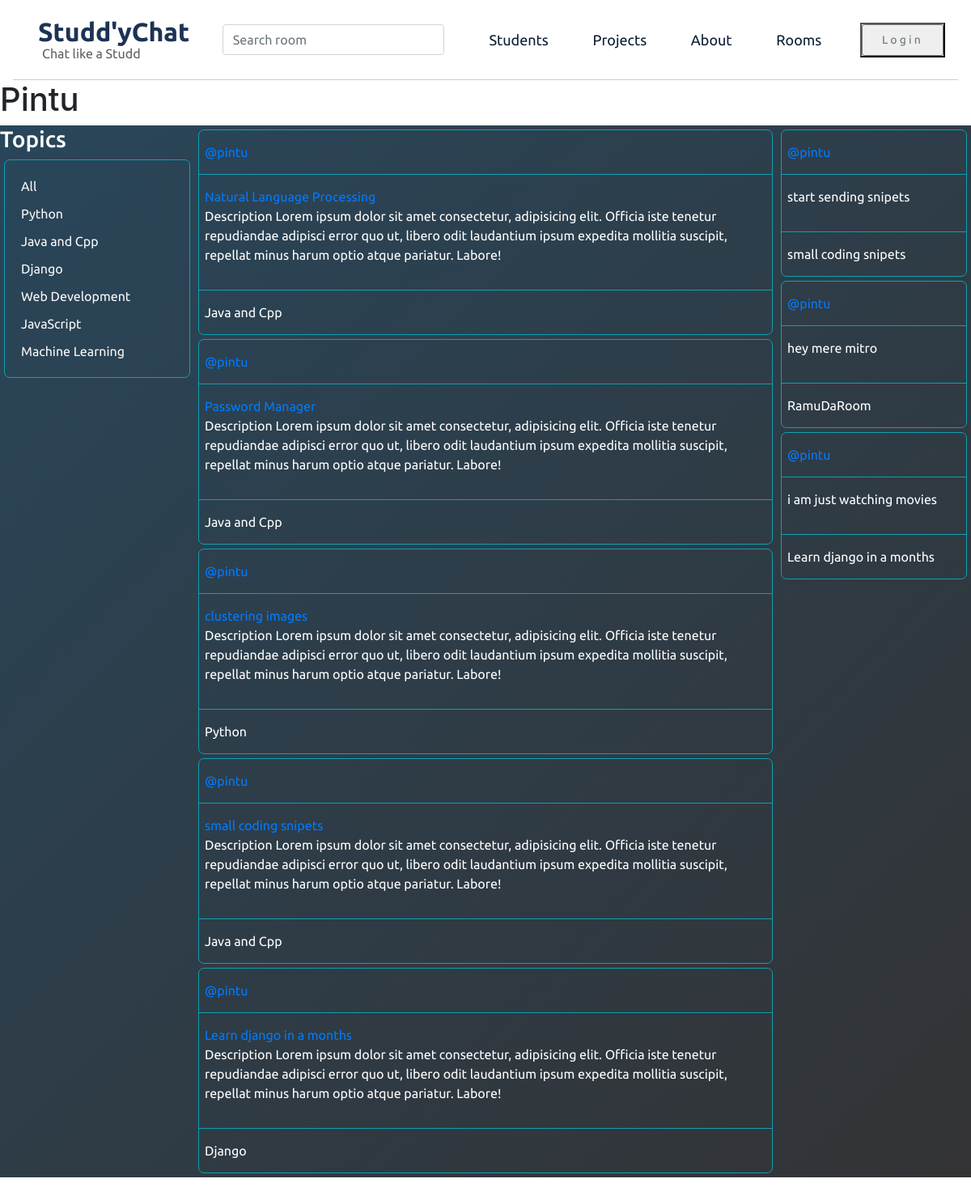
Screenshot of /user-profile/1/ with the database file from the repository.
### base/models.py (models this page shows)
class Topic(models.Model):
    name = models.CharField(max_length=200)
    def __str__(self):
        return self.name

class Room(models.Model):
    host = models.ForeignKey(User,on_delete=models.SET_NULL,null=True)
    topic = models.ForeignKey(Topic,on_delete=models.SET_NULL,null=True)
    name = models.CharField(max_length=200)
    description = models.TextField(null=True,blank=True)
    participants = models.ManyToManyField(User,related_name='participants',blank=True)
    updated = models.DateTimeField(auto_now=True)
    created = models.DateTimeField(auto_now_add=True)
    class Meta:
        ordering = ['-updated','-created']
    def __str__(self):
        return self.name

class Message(models.Model):
    user = models.ForeignKey(User,on_delete=models.CASCADE)
    room = models.ForeignKey(Room,on_delete=models.CASCADE)
    body = models.TextField()
    updated = models.DateTimeField(auto_now=True)
    created = models.DateTimeField(auto_now_add=True)
    class Meta:
        ordering = ['-updated','-created']
    def __str__(self):
        return self.body[0:50]

### base/views.py (the view)
# urls.py: path('user-profile/<str:pk>/',views.userProfile,name='user-profile'),
def userProfile(request,pk):
    user = User.objects.get(id=pk)
    rooms = user.room_set.all()
    room_messages = user.message_set.all()
    topics = Topic.objects.all()
    context = {'user':user,'rooms':rooms,'room_messages':room_messages,
               'topics':topics}
    return render(request,'base/profile.html',context)

### base/templates/base/profile.html (shortened to what this page needs)
{% extends 'main.html'%}
{%block content%}
<h1>{{user.username | capfirst}}</h1>
<div class="profile-container grid-container">
    <div>
        {% include 'base/topics_component.html'%}
    </div>
    <div>
        {% include 'base/feed_component.html'%}
    </div>
    <div>
        {% include 'base/activity_component.html'%}
    </div>
</div>
{%endblock content%}

### templates/main.html (shortened to what this page needs)
{% load static %}
<!DOCTYPE html>
<html lang="en">
<head>
  <link rel="stylesheet" href="{% static 'style/style.css' %}">
  <link rel="stylesheet" href="https://cdn.jsdelivr.net/npm/bootstrap@4.0.0/dist/css/bootstrap.min.css"
>
</head>
<body>
  {% include 'navbar.html'%}
  {%block content%}
  {%endblock content%}
</body>
</html>

### templates/navbar.html (shortened to what this page needs)
<div class="navbar mx-3">
    <div class="logoBx">
        <a href="/"><h2>Studd'yChat</h2>
        <p>Chat like a Studd</p></a>
    </div>
    <form class="form-inline" method="get" action="{% url 'home'%}">
      <input class="form-control mr-sm-2" type="text" name="q" placeholder="Search room" aria-label="Search">
    </form>
    <li><a href="#">Students</a></li>
    <li>
         <div class="dropdown">
            <button class="dropbtn">Projects</button>
        </div>
    </li>
    <li><a href="#">About</a></li>
    <li><a href="#">Rooms</a></li>
{%if request.user.is_authenticated%}
<h3>@{{request.user}}</h3>
<button type="button"><a class="btn btn-sm px-4 py-2 btn-outline-secondary" href="{% url 'logout' %}">Logout</a></button>
{%else%}
<button type="button"><a class="btn btn-sm px-4 py-2 btn-outline-secondary" href="{% url 'login' %}">Login</a></button>
{%endif%}
</div>

### base/templates/base/topics_component.html
<h3>Topics</h3>
<div class="topics-container">
<a href="{% url 'home' %}">All</a>
  {% for topic in topics%}
  <a href="{% url 'home' %}?q={{topic.name}}">{{topic}}</a>
{%endfor%}
</div>

### base/templates/base/feed_component.html (shortened to what this page needs)
  {% for room in rooms%}
  <div class="room-container">
    <div class="room-user"><a href="{% url 'user-profile' room.host.id %}">@{{room.host.username}}</a>
    </div>
    <div class="room-mid">
      <a href="{% url 'room' room.id%}">{{room.name}}</a>
      <p>Description Lorem ipsum dolor sit amet consectetur, adipisicing elit.
         Officia iste tenetur repudiandae adipisci error quo ut, libero odit
         laudantium ipsum expedita mollitia suscipit, repellat minus harum optio
         atque pariatur. Labore!</p>
    </div>
    <div class="room-bottom">{{room.topic}}</div>
  </div>
  {%endfor%}

### base/templates/base/activity_component.html (shortened to what this page needs)
{% for message in room_messages %}
<div class="room-container">
  <div class="room-user"><a href="{% url 'user-profile' message.user.id %}">@{{message.user}}</a></div>
  <div class="room-mid">
    <p>{{message}}</p>
  </div>
  <div class="room-bottom">{{message.room}}
</div>
</div>
{% endfor%}

### static/style/style.css (style rules this page uses)
* { margin: 0; padding: 0; font-family: 'Montserrat', sans-serif; font-family: 'Poppins', sans-serif; font-family: 'Roboto', sans-serif; font-family: 'Ubuntu', sans-serif; }
li { list-style: none; }
a { text-decoration: none; }
.navbar { display: flex; margin: 0; padding: 0; border-bottom:1px solid #ccc; }
.logoBx a { text-decoration: none; }
.navbar .logoBx { margin-top:12px; margin-left: 15px; width: fit-content; height: 70px; text-align: center; line-height: 0px; }
.navbar .logoBx h2 { font-weight: 700; color: #1d3355; }
.navbar .logoBx p { margin-left: 5px; float: left; color: #5f6062; }
.navbar li a { color:#0e1e36; font-size: 18px; text-decoration: none; padding: 7px; }
.dropbtn { background-color:white; color:#0e1e36; font-size: 18px; padding: 7px; border: none; cursor: pointer; }
.dropdown { position: relative; display: inline-block; }
.btn { letter-spacing: 0.2rem; }
.grid-container { background-color: hsla(198, 16%, 75%, 0.902); background-image: linear-gradient(135deg, #29465a 0%, #333335 100%); margin-bottom:370px; display: grid; height: fit-content; grid-template-columns: 24% 52% 24%; color: #ffffff; }
.room-container { height: fit-content; border:1px solid#0da1b1; margin: 5px; border-radius: 7px; }
.room-user { padding: 15px 7px; border-bottom:1px solid#0da1b1; }
.room-mid { padding: 15px 7px; height: fit-content; border-bottom:1px solid#0da1b1; }
.room-bottom { padding: 15px 7px; }
.topics-container { height: fit-content; border:1px solid#0da1b1; margin: 5px; border-radius: 7px; display: flex; flex-direction: column; padding: 15px; }
.topics-container a { margin: 5px; color: #f9f9f9; }

### base/templates/base/profile.html (style rules this page uses)
.profile-container { display: grid; grid-template-columns: 1fr 3fr 1fr; }

### rows the page displays
Topic: name "Python"
Topic: name "Java and Cpp"
Topic: name "Django"
Topic: name "Web Development"
Topic: name "JavaScript"
Topic: name "Machine Learning"
Room: host.username "pintu", name "Natural Language Processing", topic "Java and Cpp"
Room: host.username "pintu", name "Password Manager", topic "Java and Cpp"
Room: host.username "pintu", name "clustering images", topic "Python"
Room: host.username "pintu", name "small coding snipets", topic "Java and Cpp"
Room: host.username "pintu", name "Learn django in a months", topic "Django"
Message: user "pintu", body "start sending snipets", room "small coding snipets"
Message: user "pintu", body "hey mere mitro", room "RamuDaRoom"
Message: user "pintu", body "i am just watching movies", room "Learn django in a months"

### other values shown
{{ user.username | capfirst }} "Pintu"
